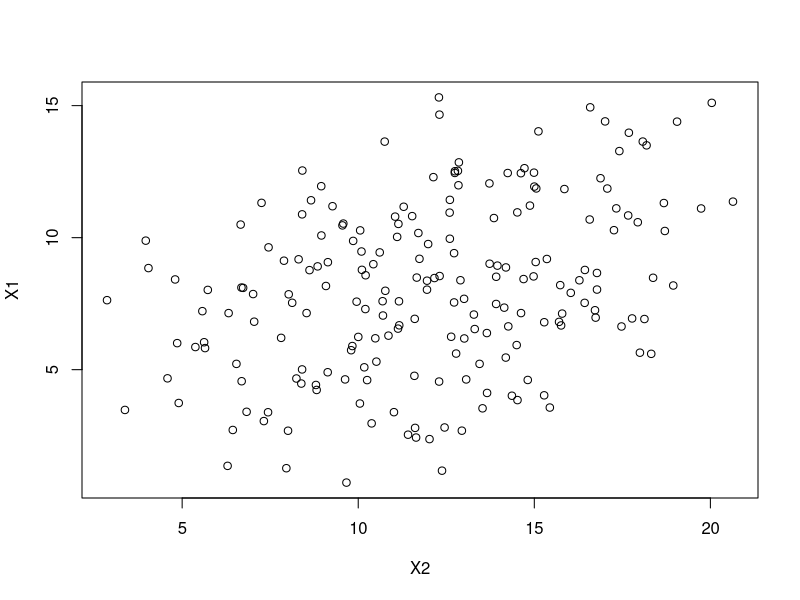

Recreate this plot in R. (Note: this script raises an error after producing the figure.)
#####EXERCISE 1
Y = seq(from=0,to=20,by=0.1) #generates 201 Y values from 0-20 (known Y vector)
X1 = (Y-2)/3 + runif(length(Y), min=0.5, max=10) #Y = 3X1 + 2 + *increased* noise
X2 = (Y+3)/2 + runif(length(Y), min=0.5, max=10) #Y = 2X2 - 3 + *increased* noise
df = as.data.frame(cbind(Y,X1,X2))
cor(X1, X2) #the correlation coefficient decreases significantly
plot(X1~X2) #we see visually that there is less correlation
summary(lm(Y~X1, data=df)) #B1 = 1.0
summary(lm(Y~X2, data=df)) #B2 = 1.0
summary(lm(Y~X1+X2, data=df)) #B1 = 0.7, B2 = 0.8
#we see that there is much less change in the regression coefficients calculated by univariate vs. 
#multivariate models, indicating that there is less collinearity between our explanitory variables


#####EXERCISE 2
#Bonus
res1 = residuals(mod1)
RSS1 = sum(res1^2) #RSS = 7520.7 - same as using anova
res2 = residuals(mod2)
RSS2 = sum(res2^2) #RSS = 6979.5 - same as using anova

length(airquality$Temp)
Fstat = ((RSS1-RSS2)/(3-2))/(RSS2/(length(airquality$Temp)-3)) #F-stat = 8.3739 as we saw in the anova

pvalue = pf(Fstat,1,108,lower.tail=F)
pvalue #0.00406 as we saw in the anova

#1. 
mod3 = lm(Temp ~ Wind + Solar.R + Ozone, data=airquality)
summary(mod3)
#The regression coefficients seem reasonable; it makes sense that more wind would decrease temperature,
#but more sun and more ozone would increase temperature (greenhouse effect)
anova(mod1, mod2, mod3)
#Model 3 explains significantly more variance than the other two models.


#####EXERCISE 3
#compare AIC of mod1, mod2, mod3. Which model performs better?
AIC(mod1) #789.0
AIC(mod2) #782.7
AIC(mod3) #747.6
#Model 3 has the lowest AIC, indicating that model 3 allows the LEAST information to be lost. 
#Since model 3 has a better AIC by about 35, this is considered significantly better than the other models.
